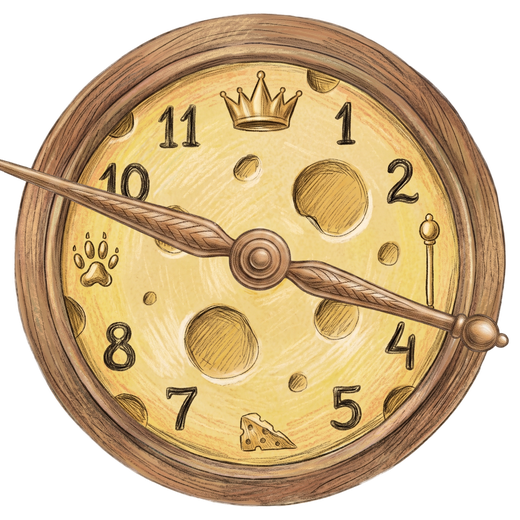
#> input picture docs/clock.png, 520 x 520 px, found by its file name
$ python make_gif.py
#> lines starting #> are read from the running program, lines starting #| are printed output that depends on the picture
from PIL import Image
import os
os.makedirs("docs", exist_ok=True)
c = Image.open("Assets/Drawings/New Assets/Clock.png").convert("RGBA")
#> c is the input picture: PIL image 520x520 RGBA; mean R, G, B, A 138.4, 113.6, 75.4, 179.7
h = Image.open("Assets/Drawings/New Assets/ClockHand2.png").convert("RGBA")
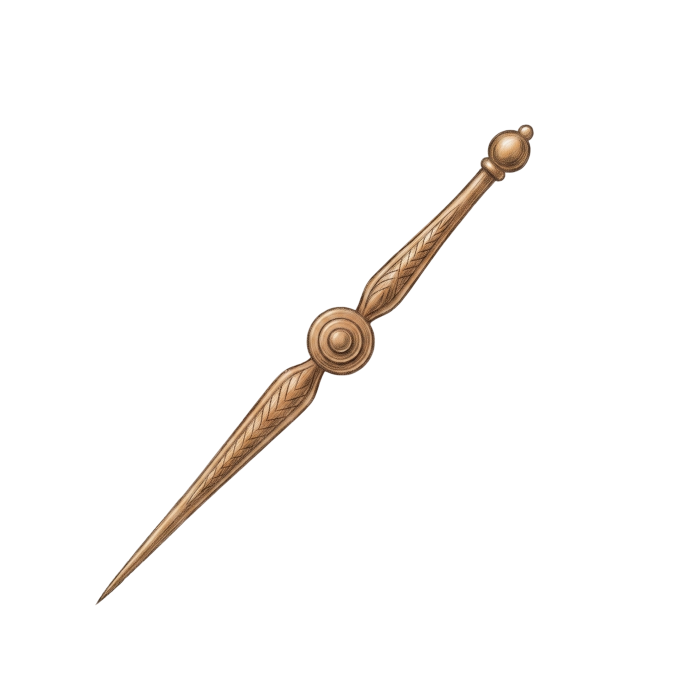
#> input picture Assets/Drawings/New Assets/ClockHand2.png, 2048 x 2048 px (shown at 1/3 size)
#> h is the input picture: PIL image 2048x2048 RGBA; mean R, G, B, A 6.6, 5.1, 3.7, 10.1
new_w = int(c.width * 1.2)
#> new_w = 624
h = h.resize((new_w, int(h.height * new_w / h.width)), Image.LANCZOS)
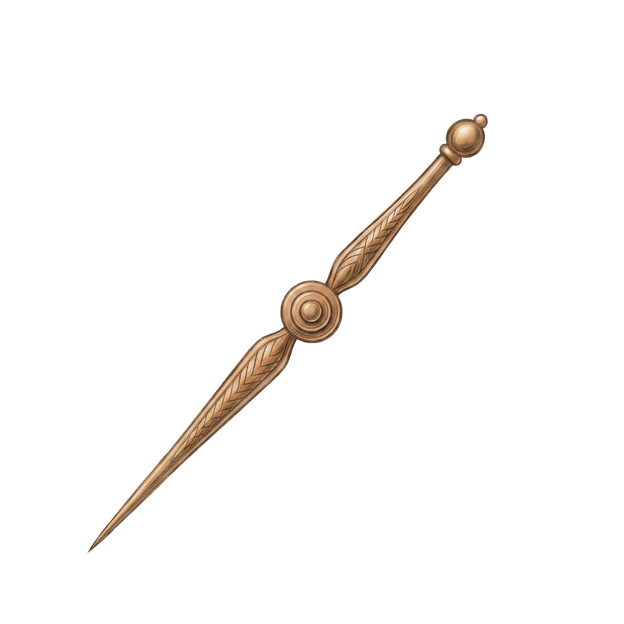
#> h: PIL image 624x624 RGBA; mean R, G, B, A 6.9, 5.2, 3.8, 10.1; transparent parts drawn white
h = h.rotate(-67, expand=True, resample=Image.BICUBIC)
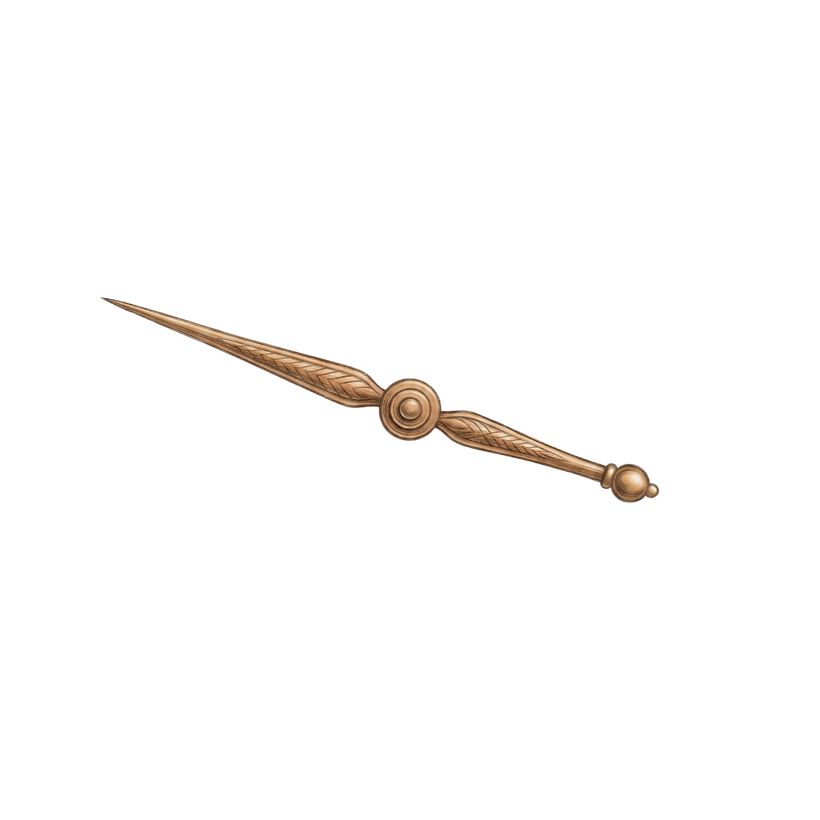
#> h: PIL image 820x820 RGBA; mean R, G, B, A 3.9, 2.9, 2.1, 5.8; transparent parts drawn white
c.alpha_composite(h, ((c.width - h.width) // 2, (c.height - h.height) // 2))
c.resize((520, int(520 * c.height / c.width)), Image.LANCZOS).save("docs/clock.png")
print("ok -> docs/clock.png")
